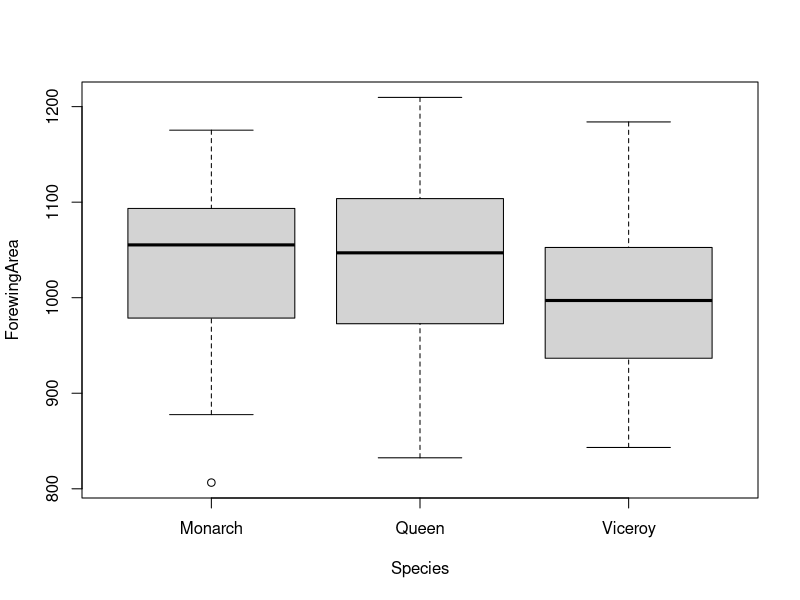

This figure's R source:
## ---- chunk 1
library(ggplot2)
## ---- chunk 2
data<-read.csv("ButterflyData.csv", stringsAsFactors = T)
## ---- chunk 3
boxplot(ForewingArea~Species,data=data)
